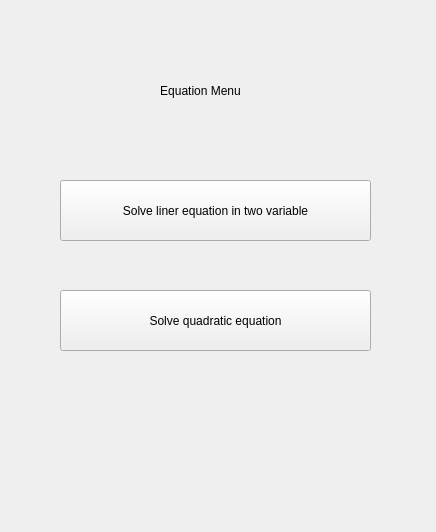
<?xml version="1.0" encoding="UTF-8"?>
<ui version="4.0">
 <class>Menu</class>
 <widget class="QWidget" name="Menu">
  <property name="geometry">
   <rect>
    <x>0</x>
    <y>0</y>
    <width>436</width>
    <height>532</height>
   </rect>
  </property>
  <property name="windowTitle">
   <string>Form</string>
  </property>
  <widget class="QLabel" name="label">
   <property name="geometry">
    <rect>
     <x>110</x>
     <y>70</y>
     <width>181</width>
     <height>41</height>
    </rect>
   </property>
   <property name="text">
    <string>Equation Menu</string>
   </property>
   <property name="alignment">
    <set>Qt::AlignCenter</set>
   </property>
  </widget>
  <widget class="QPushButton" name="linequ">
   <property name="geometry">
    <rect>
     <x>60</x>
     <y>180</y>
     <width>311</width>
     <height>61</height>
    </rect>
   </property>
   <property name="text">
    <string>Solve liner equation in two variable</string>
   </property>
  </widget>
  <widget class="QPushButton" name="quadequ">
   <property name="geometry">
    <rect>
     <x>60</x>
     <y>290</y>
     <width>311</width>
     <height>61</height>
    </rect>
   </property>
   <property name="text">
    <string>Solve quadratic equation</string>
   </property>
  </widget>
 </widget>
 <resources/>
 <connections/>
</ui>
